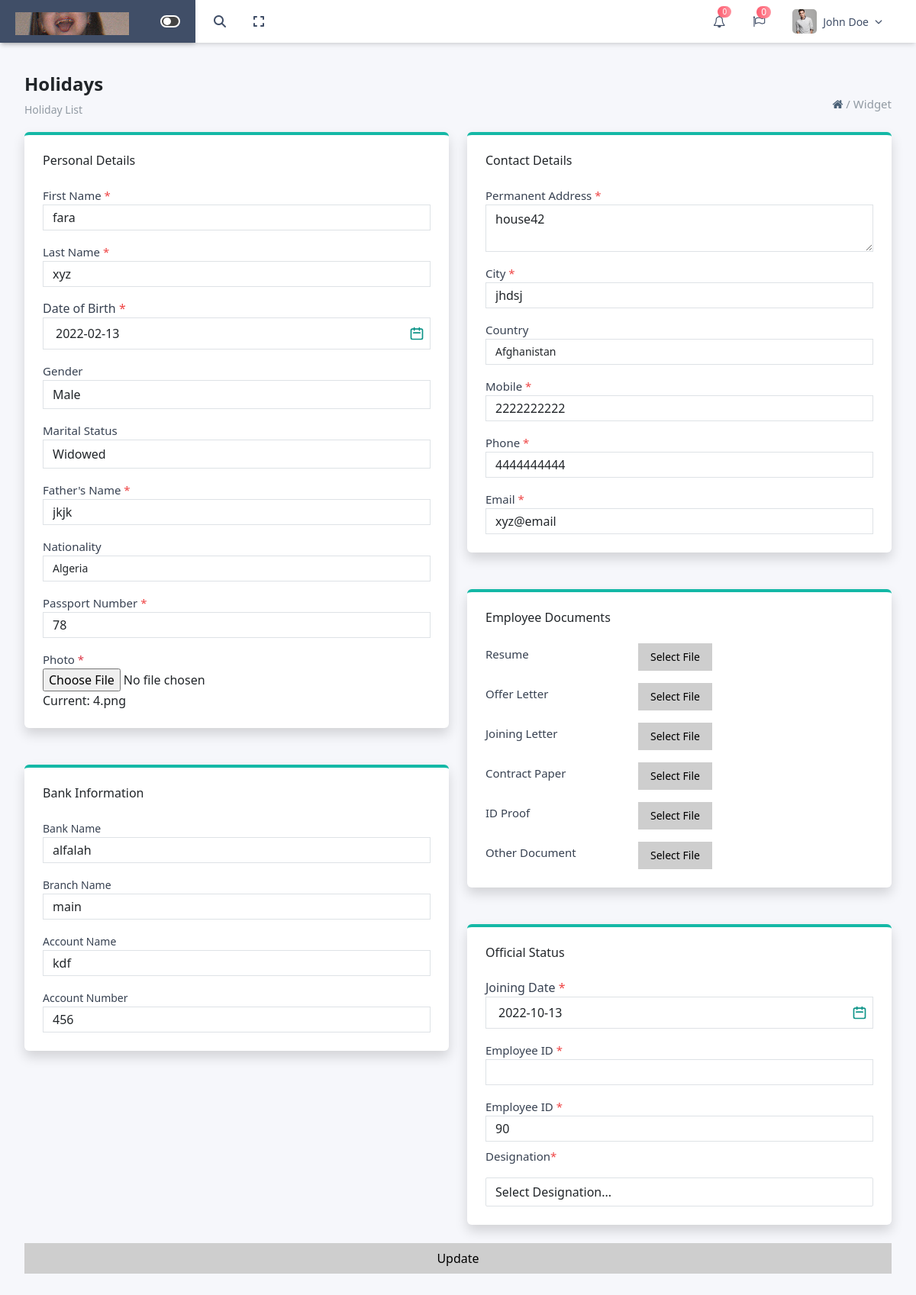
Screenshot of /phpfile/employee/edit_employee.php?id=7 with the database file from the repository.
### tables this page shows
CREATE TABLE `employee` (
  `id` int(11) NOT NULL,
  `emp_id` varchar(100) DEFAULT NULL,
  `f_name` varchar(100) DEFAULT NULL,
  `l_name` varchar(100) DEFAULT NULL,
  `dob` date DEFAULT NULL,
  `gender` varchar(10) DEFAULT NULL,
  `marital_status` varchar(20) DEFAULT NULL,
  `father_name` varchar(100) DEFAULT NULL,
  `nationality` varchar(100) DEFAULT NULL,
  `passport_no` varchar(100) DEFAULT NULL,
  `photo` varchar(255) DEFAULT NULL,
  `bank_name` varchar(100) DEFAULT NULL,
  `branch_name` varchar(100) DEFAULT NULL,
  `account_name` varchar(100) DEFAULT NULL,
  `account_number` varchar(100) DEFAULT NULL,
  `address` text DEFAULT NULL,
  `city` varchar(100) DEFAULT NULL,
  `contact_nationality` varchar(100) DEFAULT NULL,
  `mobile` varchar(20) DEFAULT NULL,
  `phone` varchar(20) DEFAULT NULL,
  `email` varchar(100) DEFAULT NULL,
  `resume` varchar(255) DEFAULT NULL,
  `offer_letter` varchar(255) DEFAULT NULL,
  `joining_letter` varchar(255) DEFAULT NULL,
  `contract_paper` varchar(255) DEFAULT NULL,
  `id_proof` varchar(255) DEFAULT NULL,
  `other_document` varchar(255) DEFAULT NULL,
  `designation` varchar(100) DEFAULT NULL,
  `join_date` date DEFAULT NULL,
  `status` varchar(10) DEFAULT 'Active',
  `department` varchar(100) DEFAULT NULL
);

### phpfile/employee/edit_employee.php (the view, shortened to what the rows shown need)
<?php
$conn = new mysqli("localhost", "root", "", "hrms_dashboard");
$id = $_GET['id'];
$result = $conn->query("SELECT * FROM employee WHERE id = $id");
$row = $result->fetch_assoc();
?>
<!DOCTYPE html>
<html lang="en">
<head>
    <link rel="stylesheet" href="/css/bootstrap.css">
    <link rel="stylesheet" href="/fontawesome/font-awesome-4.7.0/css/font-awesome.css">
    <link rel="stylesheet" href="https://cdnjs.cloudflare.com/ajax/libs/font-awesome/6.7.2/css/all.min.css">
    <link rel="stylesheet" href="https://cdnjs.cloudflare.com/ajax/libs/font-awesome/4.7.0/css/font-awesome.min.css">
    <script src="https://cdn.tailwindcss.com"></script>
    <link href="https://cdn.jsdelivr.net/npm/bootstrap-select@1.14.0-beta3/dist/css/bootstrap-select.min.css"
          rel="stylesheet">
    <link href="https://cdn.jsdelivr.net/npm/bootstrap@5.3.3/dist/css/bootstrap.min.css" rel="stylesheet">
</head>
<body class="bg-[#F6F7FB]">
<div id="mainContent" class=" p-8 absolute top-1 ">
    <h1 class="font-semibold text-[24px]">Holidays</h1>
    <form action="update_employee.php" method="POST" enctype="multipart/form-data">
        <div class="grid grid-cols-12 gap-4">
            <div class="lg:col-span-6 md:col-span-6 sm:col-span-12 col-span-12">
                <div class="w-full mx-auto bg-white shadow p-6 rounded-md border-t-4 border-teal-500">
                    <div class="space-y-4">
                        <div>
                            <label class="w-48 text-[15px] text-gray-700">First Name <span class="text-red-500">*</span></label>
                            <input type="text" name="f_name" value="<?= htmlspecialchars($row['f_name']) ?>" required class="form-control w-full rounded-none py-1 border border-gray-300" />
                        </div>
                        <div>
                            <label class="w-48 text-[15px] text-gray-700">Last Name <span class="text-red-500">*</span></label>
                            <input type="text" name="l_name" value="<?= htmlspecialchars($row['l_name']) ?>" required class="form-control w-full rounded-none py-1 border border-gray-300" />
                        </div>
                        <div class="relative">
                            <div class="w-full flex items-center relative">
                                <input id="dobInput1" name="dob" placeholder="YYYY-MM"  value="<?= $row['dob'] ?>" readonly
                                       class="w-full px-3 py-2 border focus:outline-none focus:ring-2 focus:ring-teal-500">
                                <div class="absolute right-2 text-teal-600">
                                    <svg xmlns="http://www.w3.org/2000/svg" class="h-5 w-5" fill="none" viewBox="0 0 24 24"
                                         stroke="currentColor">
                                        <path stroke-linecap="round" stroke-linejoin="round" stroke-width="2"
                                              d="M8 7V3m8 4V3m-9 8h10M5 21h14a2 2 0 002-2V7a2 2 0 00-2-2H5a2 2 0 00-2 2v12a2 2 0 002 2z"/>
                                    </svg>
                                </div>
                            </div>
                        </div>
                        <div>
                            <label class="w-40 text-[15px] text-gray-700">Gender</label>
                            <select name="gender" class="selectpicker form-control rounded-none w-full" data-live-search="true"
                                    title="Select Country">
                                <option value="Male" <?= $row['gender'] === 'Male' ? 'selected' : '' ?>>Male</option>
                            </select>
                        </div>
                        <div>
                            <label class="w-40 text-[15px] text-gray-700">Marital Status</label>
                            <select name="marital_status" class="selectpicker form-control rounded-none w-full" data-live-search="true"
                                    title="Select Country">
                                <option value="Widowed" <?= $row['marital_status'] === 'Widowed' ? 'selected' : '' ?>>Widowed</option>
                            </select>
                        </div>
                        <div>
                            <label class="w-48 text-[15px] text-gray-700">Father's Name <span class="text-red-500">*</span></label>
                            <input type="text" name="father_name" value="<?= htmlspecialchars($row['father_name']) ?>" required class="form-control w-full rounded-none py-1 border border-gray-300" />
                        </div>
                        <div>
                            <label class="w-40 text-[15px] text-gray-700">Nationality</label>
                            <select name="nationality" value="<?= htmlspecialchars($row['nationality']) ?>" class="selectpicker form-control rounded-none w-full text-sm "  data-live-search="true" title="Select Country">
                                <option value="Algeria" <?= $row['nationality'] === 'Algeria' ? 'selected' : '' ?>>Algeria</option>
                            </select>
                        </div>
                        <div>
                            <label class="w-48 text-[15px] text-gray-700">Passport Number <span class="text-red-500">*</span></label>
                            <input type="text" name="pass_no" value="<?= htmlspecialchars($row['passport_no']) ?>" required class="form-control w-full rounded-none py-1 border border-gray-300" />
                        </div>
                        <div>
                            <label class="w-40 text-[15px] text-gray-700">Photo <span class="text-danger">*</span></label>
                            <input type="file" name="photo" class=" w-full" >
                            <?php if (!empty($row['photo'])): ?>
                                <p>Current: <?= $row['photo'] ?></p>
                            <?php endif; ?>
                        </div>
                    </div>
                </div>
                <div class="w-full mx-auto bg-white shadow p-6 rounded-md border-t-4 border-teal-500">
                    <div class="space-y-4">
                        <div>
                            <label class="w-48 text-[14px] text-gray-700">Bank Name</label>
                            <input type="text" name="bank_name" value="<?= htmlspecialchars($row['bank_name']) ?>" class="form-control w-full rounded-none py-1 border border-gray-300" />
                        </div>
                        <div>
                            <label class="w-48 text-[14px] text-gray-700">Branch Name</label>
                            <input type="text" name="branch_name" value="<?= htmlspecialchars($row['branch_name']) ?>" class="form-control w-full rounded-none py-1 border border-gray-300" />
                        </div>
                        <div>
                            <label class="w-48 text-[14px] text-gray-700">Account Name</label>
                            <input type="text" name="account_name" value="<?= htmlspecialchars($row['account_name']) ?>" class="form-control w-full rounded-none py-1 border border-gray-300" />
                        </div>
                        <div>
                            <label class="w-48 text-[14px] text-gray-700">Account Number</label>
                            <input type="text" name="account_number"  value="<?= htmlspecialchars($row['account_number']) ?>" class="form-control w-full rounded-none py-1 border border-gray-300" />
                        </div>
                    </div>
                </div>
            </div>
            <div class="lg:col-span-6 md:col-span-6 sm:col-span-12 col-span-12">
                <div class="w-full mx-auto bg-white shadow p-6 rounded-md border-t-4 border-teal-500">
                    <div class="space-y-4">
                        <div>
                            <label class="w-48 text-[15px] text-gray-700">Permanent Address <span class="text-red-500">*</span></label>
                            <textarea name="address" required class="w-full form-control rounded-none border border-gray-300"><?= htmlspecialchars($row['address']) ?></textarea>
                        </div>
                        <div>
                            <label class="w-48 text-[15px] text-gray-700">City <span class="text-red-500">*</span></label>
                            <input type="text" name="city" value="<?= htmlspecialchars($row['city']) ?>" required class="form-control w-full rounded-none py-1 border border-gray-300" />
                        </div>
                        <div>
                            <label class="w-40 text-[15px] text-gray-700">Country</label>
                            <select name="contact_nationality" class="selectpicker form-control rounded-none w-full text-sm "  data-live-search="true" title="Select Country">
                                <option value="Afghanistan" <?= $row['contact_nationality'] === 'Afghanistan' ? 'selected' : '' ?>>Afghanistan</option>
                            </select>
                        </div>
                        <div>
                            <label class="w-48 text-[15px] text-gray-700">Mobile <span class="text-red-500">*</span></label>
                            <input type="text" name="mobile" value="<?= htmlspecialchars($row['mobile']) ?>" required class="form-control w-full rounded-none py-1 border border-gray-300" />
                        </div>
                        <div>
                            <label class="w-48 text-[15px] text-gray-700">Phone <span class="text-red-500">*</span></label>
                            <input type="text" name="phone" value="<?= htmlspecialchars($row['phone']) ?>" required class="form-control w-full rounded-none py-1 border border-gray-300" />
                        </div>
                        <div>
                            <label class="w-48 text-[15px] text-gray-700">Email <span class="text-red-500">*</span></label>
                            <input type="email" name="email" value="<?= htmlspecialchars($row['email']) ?>" required class="form-control w-full rounded-none py-1 border border-gray-300" />
                        </div>
                    </div>
                </div>
                <div class="w-full mx-auto bg-white shadow p-6 rounded-md border-t-4 border-teal-500">
                    <div class="space-y-4">
                        <div class=" relative">
                            <div class="w-full flex items-center   relative">
                                <input id="dobInput" name="join_date" placeholder="YYYY-MM" value="<?= $row['join_date'] ?>" readonly
                                       class="w-full px-3 py-2 border  focus:outline-none focus:ring-2 focus:ring-teal-500">
                                <div class="absolute right-2 text-teal-600 ">
                                    <svg xmlns="http://www.w3.org/2000/svg" class="h-5 w-5" fill="none" viewBox="0 0 24 24"
                                         stroke="currentColor">
                                        <path stroke-linecap="round" stroke-linejoin="round" stroke-width="2"
                                              d="M8 7V3m8 4V3m-9 8h10M5 21h14a2 2 0 002-2V7a2 2 0 00-2-2H5a2 2 0 00-2 2v12a2 2 0 002 2z"/>
                                    </svg>
                                </div>
                            </div>
                        </div>
                        <div>
                            <label class="text-[15px] text-gray-700">Employee ID <span class="text-red-500">*</span></label>
                            <input type="text" name="emp_id" value="<?= htmlspecialchars($row['emp_id']) ?>" required class="form-control w-full rounded-none py-1 border border-gray-300" />
                        </div>
                    </div>
                </div>
            </div>
        </div>
    </form>
</div>
</body>
</html>

### rows the page displays
employee: f_name "fara", l_name "xyz", dob "2022-02-13", gender "Male", marital_status "Widowed", father_name "jkjk", nationality "Algeria", pass_no "78", photo "4.png", bank_name "alfalah", branch_name "main", account_name "kdf", account_number "456", address "house42", city "jhdsj", contact_nationality "Afghanistan", mobile "2222222222", phone "4444444444", email "xyz@email", join_date "2022-10-13", emp_id "90"
